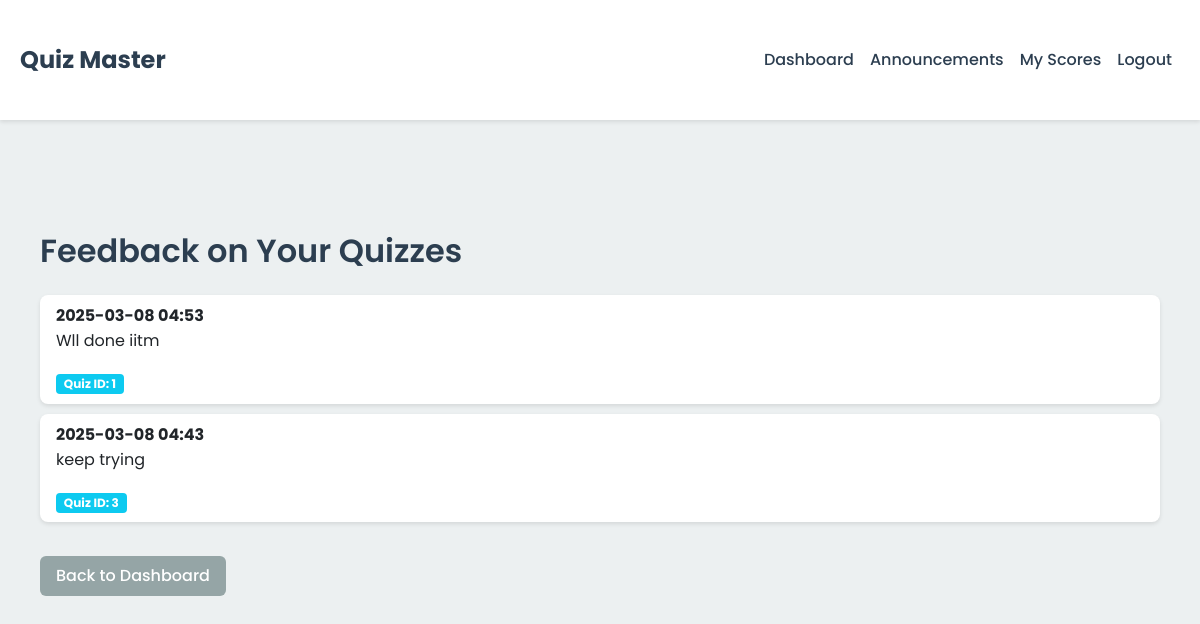
The app's page /my_feedback (signed in) with its own data.
### app/models.py (models this page shows)
class Feedback(db.Model):#feedback table
    id = db.Column(db.Integer, primary_key=True)
    feedback = db.Column(db.Text, nullable=False)
    user_id = db.Column(db.Integer, db.ForeignKey('user.id'), nullable=False)
    student_id = db.Column(db.Integer, db.ForeignKey('user.id'), nullable=False)
    score_id = db.Column(db.Integer, db.ForeignKey('score.id'), nullable=False)
    quiz_id = db.Column(db.Integer, db.ForeignKey('quiz.id'), nullable=False)
    timestamp = db.Column(db.DateTime, default=datetime.utcnow)

### app/routes/user.py (the view)
@anirudh_bp.route('/my_feedback')
@login_required
def my_feedback():#my feedback page
    feedbacks = Feedback.query.filter_by(student_id=current_user.id).order_by(Feedback.timestamp.desc()).all()
    return render_template('user/feedback.html', feedbacks=feedbacks)

### app/models.py (called while the page is built)
@login_manager.user_loader  #user session manage karne ke liye
def load_user(id):
    return User.query.get(int(id))

### app/templates/user/feedback.html (shortened to what this page needs)
{% extends 'base.html' %}
{% block content %}
    <div class="container mt-5">
        <h2 class="mb-4">Feedback on Your Quizzes</h2>
        {% if feedbacks %}
            <ul class="list-group">
                {% for feedback in feedbacks %}
                    <li class="list-group-item">
                        <strong>
                            {{ feedback.timestamp.strftime('%Y-%m-%d %H:%M') if feedback.timestamp else 'Unknown Date' }}
                        </strong>
                        <p>{{ feedback.feedback }}</p>
                        <span class="badge bg-info">Quiz ID: {{ feedback.quiz_id }}</span>
                    </li>
                {% endfor %}
            </ul>
        {% else %}
            <p>No feedback received yet.</p>
        {% endif %}
        <a href="{{ url_for('user.dashboard') }}" class="btn btn-secondary mt-4">Back to Dashboard</a>
    </div>
{% endblock %}

### app/static/css/style.css (style rules this page uses)
:root { --primary-color: #2c3e50; --secondary-color: #3498db; --accent-color: #e74c3c; --background-color: #ecf0f1; --text-color: #2c3e50; --shadow: 0 2px 4px rgba(0,0,0,0.1); --transition: all 0.3s ease; }
body { font-family: 'Poppins', sans-serif; color: var(--text-color); background-color: var(--background-color); line-height: 1.6; }
.container { max-width: 1200px; margin: 0 auto; padding: 20px; }
.list-group-item { border: none; margin-bottom: 10px; border-radius: 8px !important; box-shadow: var(--shadow); transition: var(--transition); }
.btn { border-radius: 6px; padding: 8px 16px; font-weight: 500; transition: var(--transition); }
.btn-secondary { background-color: #95a5a6; border: none; }
h1, h2, h3, h4, h5, h6 { color: var(--primary-color); font-weight: 600; margin-bottom: 1rem; }

### records on screen
Feedback: timestamp "2025-03-08 04:53", feedback "Wll done iitm", quiz_id "1"
Feedback: timestamp "2025-03-08 04:43", feedback "keep trying", quiz_id "3"
